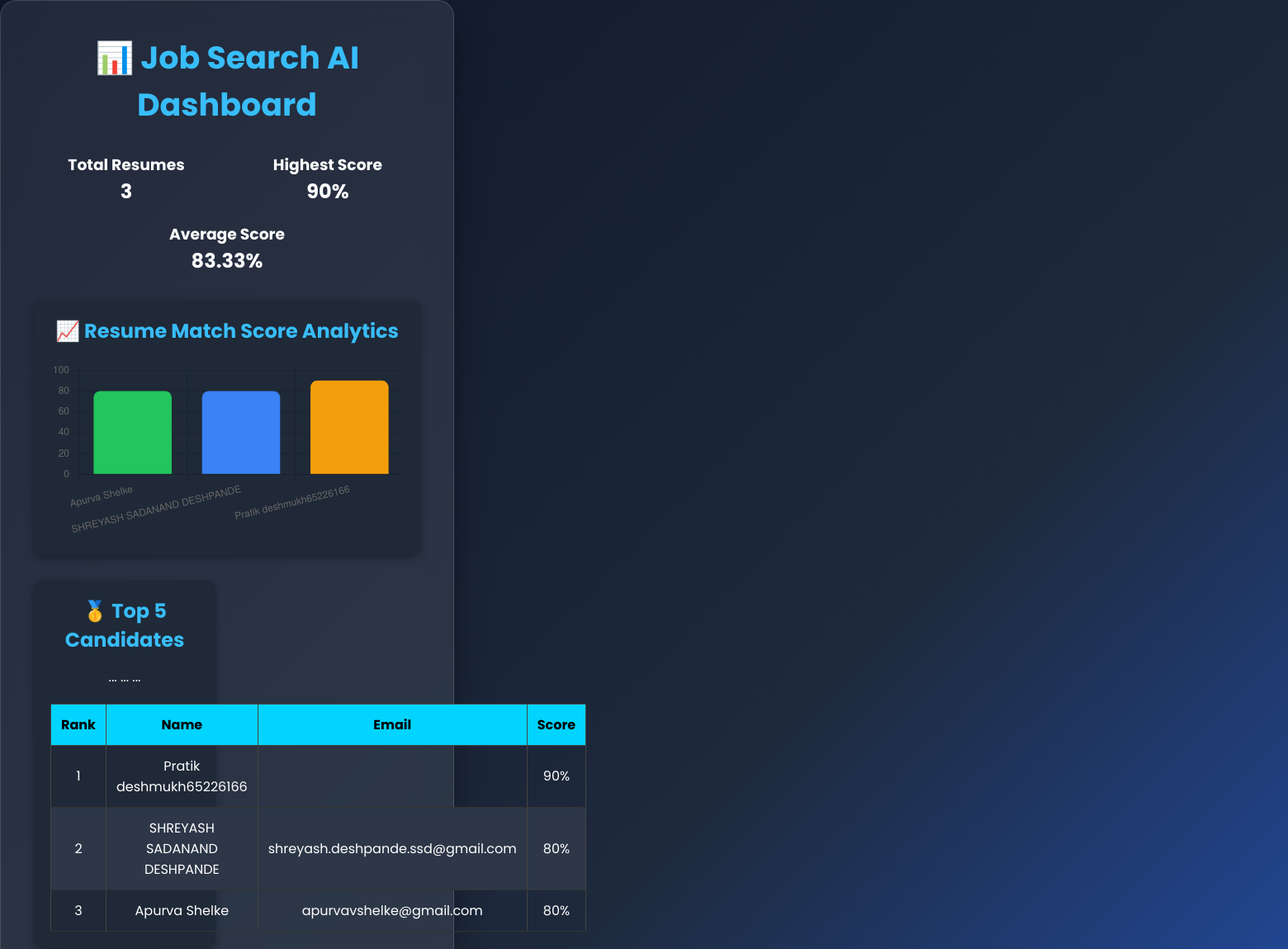
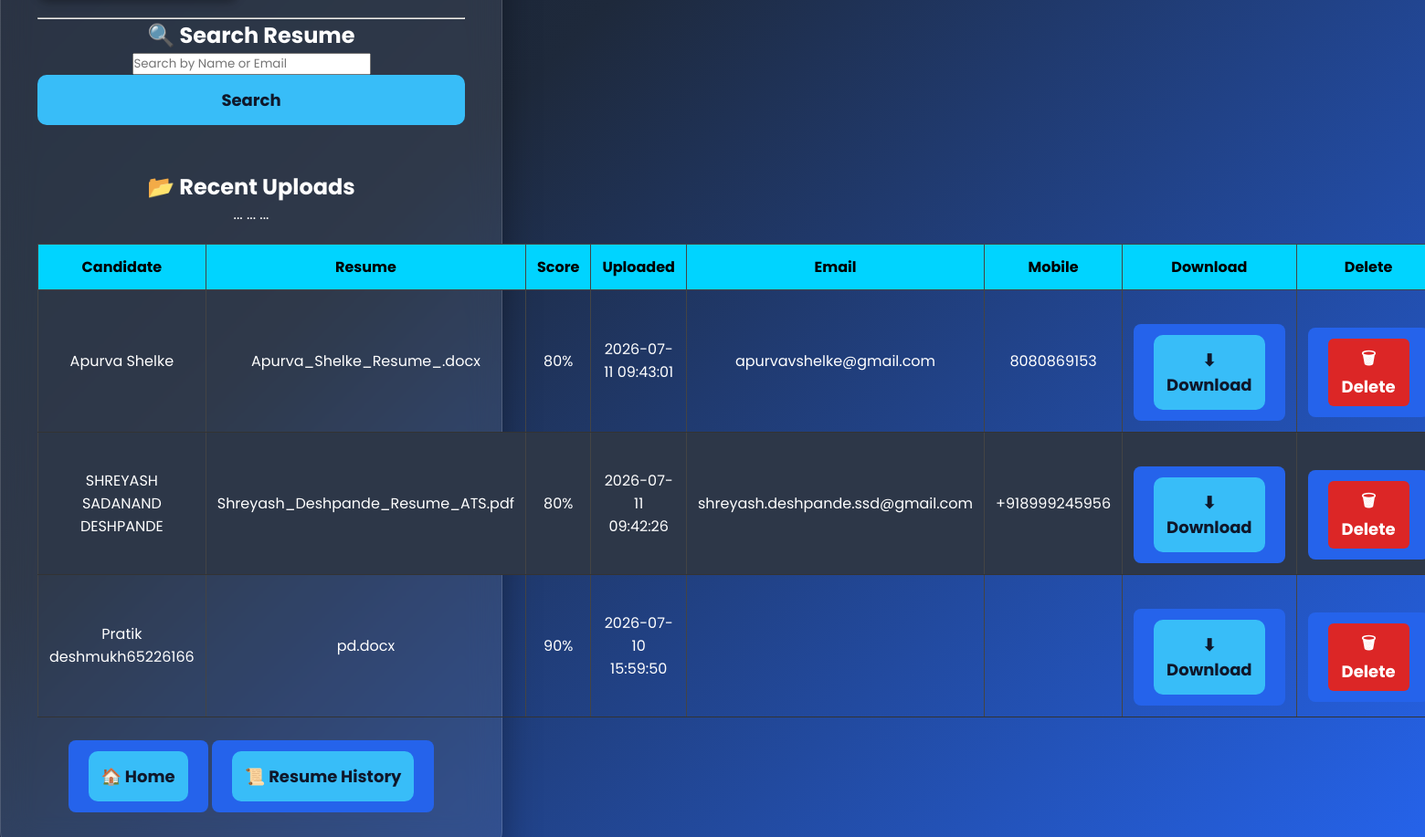
/dashboard, run on the app's committed database (2 pictures, top to bottom).
### tables this page shows
CREATE TABLE resumes (
    id INTEGER PRIMARY KEY AUTOINCREMENT,
    filename TEXT NOT NULL,
    candidate_name TEXT,
    email TEXT,
    mobile TEXT,
    skills TEXT,
    match_score INTEGER,
    upload_time DATETIME DEFAULT CURRENT_TIMESTAMP
);

### app.py (the view)
@app.get("/dashboard")
def dashboard(
    request: Request,
    search: str = ""
):
    conn = db.get_connection()
    cursor = conn.cursor()
    cursor.execute("SELECT COUNT(*) FROM resumes")
    total_resumes = cursor.fetchone()[0]
    cursor.execute("SELECT MAX(match_score) FROM resumes")
    highest_score = cursor.fetchone()[0] or 0
    cursor.execute("SELECT AVG(match_score) FROM resumes")
    average_score = cursor.fetchone()[0] or 0
    cursor.execute("""
        SELECT candidate_name, match_score
        FROM resumes
        ORDER BY upload_time DESC
        LIMIT 5
    """)
    chart_data = cursor.fetchall()
    labels = [row[0] for row in chart_data]
    scores = [row[1] for row in chart_data]
    cursor.execute("""
        SELECT candidate_name,
               email,
               match_score
        FROM resumes
        ORDER BY match_score DESC
        LIMIT 5
    """)
    top_candidates = cursor.fetchall()
    search_term = f"%{search}%"
    cursor.execute("""
        SELECT
             id,
            candidate_name,
            filename,
            match_score,
            upload_time,
            email,
            mobile
      FROM resumes
     WHERE
        candidate_name LIKE ?
        OR email LIKE ?
        OR mobile LIKE ?
        OR CAST(match_score AS TEXT) LIKE ?
   ORDER BY upload_time DESC
   """,
   (
      search_term,
      search_term,
      search_term,
      search_term
  ))
    recent_uploads = cursor.fetchall()
    conn.close()
    return templates.TemplateResponse(
    request=request,
    name="dashboard.html",
    context={
        "total_resumes": total_resumes,
        "highest_score": highest_score,
        "average_score": round(average_score, 2),
        "labels": labels,
        "scores": scores,
        "top_candidates": top_candidates,
        "recent_uploads": recent_uploads,
        "search": search,
    },
)

### templates/dashboard.html (shortened to what this page needs)
<!DOCTYPE html>
<html>
<head>
    <link rel="stylesheet" href="/static/style.css">
</head>
<body>
<div class="container">
    <h1>📊 Job Search AI Dashboard</h1>
    <div class="stats-container">
        <div class="stat-card">
            <h3>Total Resumes</h3>
            <h2>{{ total_resumes }}</h2>
        </div>
        <div class="stat-card">
            <h3>Highest Score</h3>
            <h2>{{ highest_score }}%</h2>
        </div>
        <div class="stat-card">
            <h3>Average Score</h3>
            <h2>{{ average_score }}%</h2>
        </div>
    </div>
    <div class="card chart-card">
    <h2>📈 Resume Match Score Analytics</h2>
    <canvas id="scoreChart"></canvas>
  </div>
       <div class="card">
<h2>🥇 Top 5 Candidates</h2>
<table>
   <tr>
      <th>Rank</th>
      <th>Name</th>
      <th>Email</th>
      <th>Score</th>
  </tr>
{% for candidate in top_candidates %}
  <tr>
    <td>{{ loop.index }}</td>
    <td>{{ candidate[0] }}</td>
    <td>{{ candidate[1] }}</td>
<td>
  <span class="badge green">
{{ candidate[2] }}%
   </span>
</td>
</tr>
  {% endfor %}
  </table>
</div>
     <hr>
<h2>🔍 Search Resume</h2>
<form action="/dashboard" method="get">
   <input
    type="text"
    name="search"
    value="{{ search }}"
    placeholder="Search by Name or Email">
    <button type="submit">
        Search
    </button>
</form>
<br>
<br>
    <h2>📂 Recent Uploads</h2>
<table>
<tr>
    <th>Candidate</th>
    <th>Resume</th>
    <th>Score</th>
    <th>Uploaded</th>
    <th>Email</th>
    <th>Mobile</th>
    <th>Download</th>
    <th>Delete</th>
</tr>
{% for resume in recent_uploads %}
<tr>
    <td>{{ resume[1] }}</td>
    <td>{{ resume[2] }}</td>
    <td>{{ resume[3] }}%</td>
    <td>{{ resume[4] }}</td>
    <td>{{ resume[5] }}</td>
    <td>{{ resume[6] }}</td>
    <td>
        <a href="/download/{{ resume[2] }}">
            <button>⬇ Download</button>
        </a>
    </td>
    <td>
        <a href="/delete/{{ resume[0] }}">
            <button class="delete-btn">
                🗑 Delete
            </button>
        </a>
    </td>
</tr>
{% endfor %}
</table>
    <div class="button-group">
        <a href="/">
            <button>🏠 Home</button>
        </a>
        <a href="/history">
            <button>📜 Resume History</button>
        </a>
    </div>
</div>
{% if labels %}
<canvas id="scoreChart"></canvas>
{% else %}
<div class="empty-card">
📈
No analytics available.
Upload resumes to see statistics.
</div>
{% endif %}
<script>
const ctx = document.getElementById('scoreChart');
new Chart(ctx, {
    type: 'bar',
    indexAxis:'y',
    data: {
        labels: {{ labels | tojson }},
        datasets: [{
            label: 'Match Score',
            data: {{ scores | tojson }},
            backgroundColor: [
                '#22c55e',
                '#3b82f6',
                '#f59e0b',
                '#ef4444',
                '#8b5cf6'
            ],
            borderRadius: 8
        }]
    },
    options: {
        responsive: true,
        plugins: {
            legend: {
                display: false
            }
        },
        scales: {
            y: {
                beginAtZero: true,
                max: 100
            }
        }
    }
});
</script>
</body>
</html>

### static/style.css (style rules this page uses)
* { margin:0; padding:0; box-sizing:border-box; font-family:'Poppins',sans-serif; }
body { min-height:100vh; display:flex; justify-content:center; align-items:center; background:linear-gradient(135deg,#0f172a,#1e293b,#2563eb); color:white; }
.container { width:550px; background:rgba(255,255,255,0.08); backdrop-filter:blur(18px); border-radius:20px; padding:40px; text-align:center; box-shadow:0 15px 40px rgba(0,0,0,.35); border:1px solid rgba(255,255,255,.15); }
h1 { font-size:38px; margin-bottom:15px; color:#38bdf8; }
button { width:100%; padding:14px; border:none; border-radius:10px; background:#38bdf8; color:#0f172a; font-size:18px; font-weight:700; cursor:pointer; transition:.3s; }
.card { background:#1e293b; border-radius:12px; padding:18px; margin-top:20px; text-align:left; }
.card h2 { color:#38bdf8; margin-bottom:15px; }
a { display:inline-block; margin-top:25px; text-decoration:none; color:white; background:#2563eb; padding:12px 22px; border-radius:8px; transition:.3s; }
.card { background: #242424; border-radius: 12px; padding: 20px; margin: 20px 0; box-shadow: 0px 5px 15px rgba(0,0,0,0.3); }
table { width: 100%; border-collapse: collapse; margin-top: 20px; }
table th { background: #00d4ff; color: black; padding: 12px; }
table td { padding: 12px; border-bottom: 1px solid #333; text-align: center; }
table { width:100%; border-collapse:collapse; margin-top:20px; }
th,td { padding:12px; border:1px solid #444; text-align:center; }
th { background:#00d4ff; color:black; }
tr:nth-child(even) { background:#2a2a2a; }
.card { width:220px; background:#1f2937; padding:20px; border-radius:12px; text-align:center; box-shadow:0 4px 10px rgba(0,0,0,.3); }
tbody tr:nth-child(even) { background:#2d3748; }
.stats-container { display:flex; justify-content:space-between; gap:20px; margin:30px 0; flex-wrap:wrap; }
.stat-card { flex:1; min-width:220px; }
canvas { margin-top:20px; width:100% !important; max-height:400px !important; }
.chart-card { width:100%; max-width:900px; margin:30px auto; }
.delete-btn { background:#dc2626; color:white; padding:8px 15px; border:none; border-radius:6px; cursor:pointer; }

### data on the page
resumes: candidate_name "Pratik deshmukh65226166", match_score "90", filename "pd.docx", upload_time "2026-07-10 15:59:50"
resumes: candidate_name "SHREYASH SADANAND DESHPANDE", email "shreyash.deshpande.ssd@gmail.com", match_score "80", filename "Shreyash_Deshpande_Resume_ATS.pdf", upload_time "2026-07-11 09:42:26", mobile "+918999245956"
resumes: candidate_name "Apurva Shelke", email "apurvavshelke@gmail.com", match_score "80", filename "Apurva_Shelke_Resume_.docx", upload_time "2026-07-11 09:43:01", mobile "8080869153"

### other printed values
{{ total_resumes }} "3"
{{ highest_score }} "90"
{{ average_score }} "83.33"
chart data {{ labels | tojson }} ["Apurva Shelke", "SHREYASH SADANAND DESHPANDE", "Pratik deshmukh65226166"]
chart data {{ scores | tojson }} [80, 80, 90]
